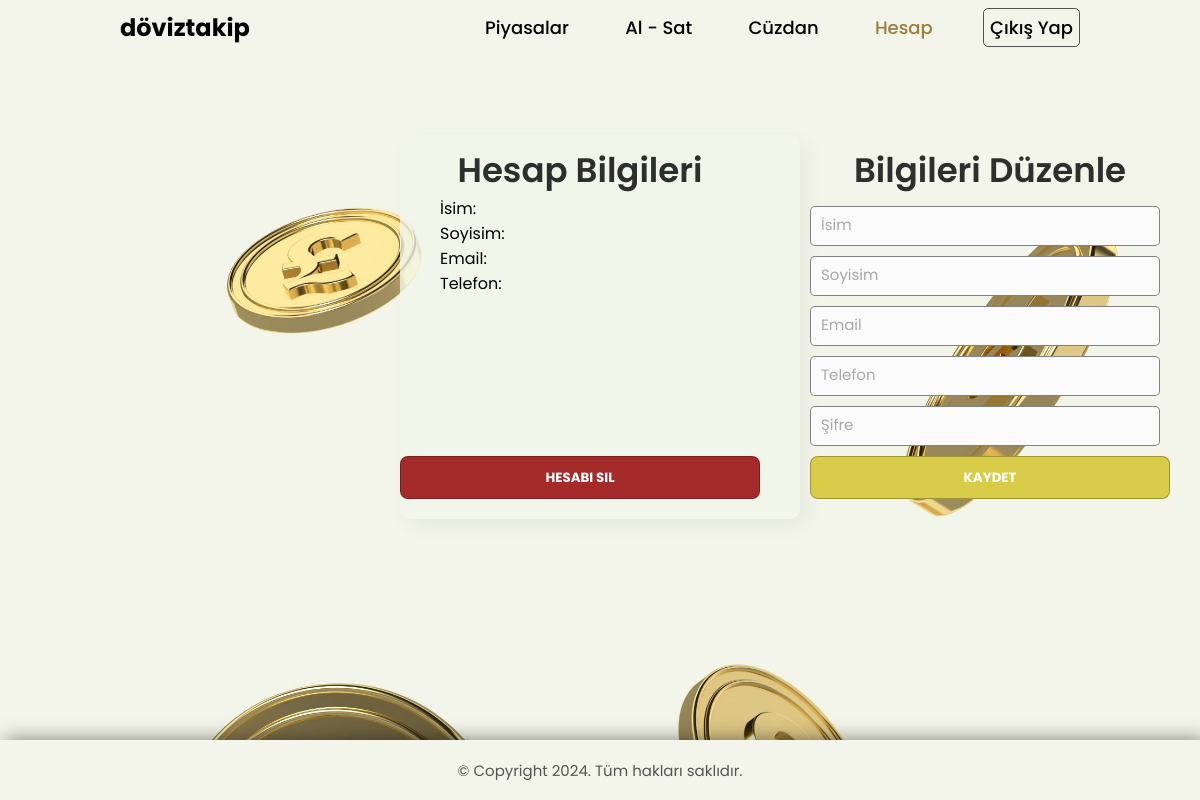
The page /hesap.php on the database as committed earlier.
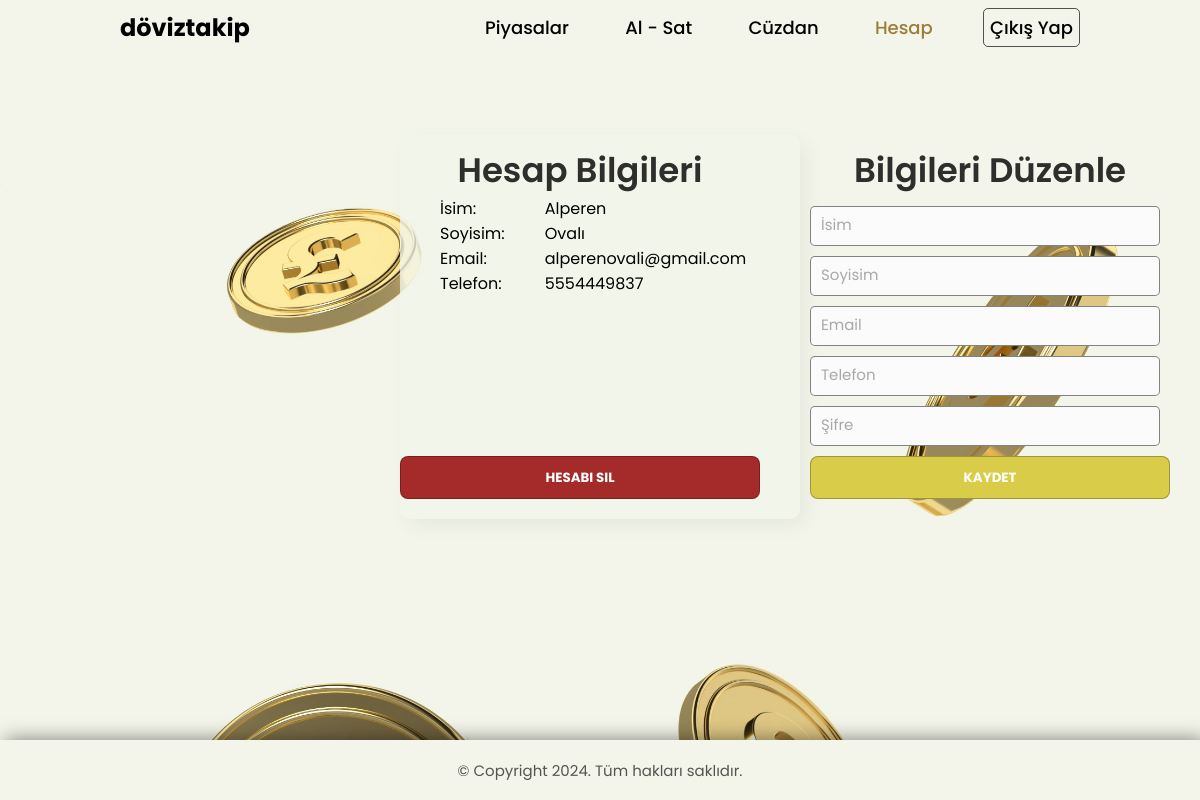
The same page on the database as committed later.
### tables this page shows
CREATE TABLE `kullanici` (
  `kullanici_id` int(11) NOT NULL,
  `kullanici_adi` varchar(50) NOT NULL,
  `kullanici_soyadi` varchar(50) NOT NULL,
  `kullanici_email` varchar(50) NOT NULL,
  `kullanici_tel` bigint(11) NOT NULL,
  `kullanici_sifre` varchar(50) NOT NULL,
  `kayit_tarihi` datetime NOT NULL DEFAULT current_timestamp(),
  `cuzdan_id_fk` int(11) DEFAULT NULL
);

### hesap.php (the view, shortened to what this page needs)
<?php
require_once "includes/dbh.inc.php";
$userId = 8;
$stmt = $pdo->prepare("SELECT kullanici_adi, kullanici_soyadi, kullanici_email, kullanici_tel FROM kullanici WHERE kullanici_id = :userId");
$stmt->bindParam(':userId', $userId, PDO::PARAM_INT);
$stmt->execute();
$user = $stmt->fetch(PDO::FETCH_ASSOC);
?>
<!DOCTYPE html>
<html lang="en">
  <head>
    <link
      rel="stylesheet"
      href="https://cdnjs.cloudflare.com/ajax/libs/font-awesome/6.5.2/css/all.min.css"
    />
    <link rel="stylesheet" href="style.css" />
  </head>
  <body>
    <header class="header">
      <a href="piyasalar-after-login.php" class="logo">döviztakip</a>
      <nav class="navbar">
        <a href="piyasalar-after-login.php">Piyasalar</a>
        <a href="alsat.php">Al - Sat</a>
        <a href="cuzdan.php">Cüzdan</a>
        <a href="hesap.php" class="active">Hesap</a>
        <a href="index.php" class="girisyap">Çıkış Yap</a>
      </nav>
    </header>
    <div>
      <div class="signup-form">
        <div class="signup">
          <h1 style="text-align: center">Hesap Bilgileri</h1>
          <div id="account-info" style="padding-left: 40px">
            <div>
              <span>İsim:</span><br />
              <span>Soyisim:</span><br />
              <span>Email:</span><br />
              <span>Telefon:</span>
            </div>
            <div style="padding-left: 40px">
              <span><?php echo $user['kullanici_adi'];?></span><br />
              <span><?php echo $user['kullanici_soyadi'];?></span><br />
              <span><?php echo $user['kullanici_email'];?></span><br />
              <span><?php echo $user['kullanici_tel'];?></span>
            </div>
          </div>
          <br /><br /><br /><br /><br /><br />
          <form action="includes/userdelete.inc.php" method="post">
            <button
              type="submit"
              name="send_registration"
              id="registration"
              style="background-color: rgb(165, 42, 42)"
            >
              <p>Hesabı Sil</p>
            </button>
          </form>
        </div>
        <div class="signup" style="padding-left: 50px">
          <h1 style="text-align: center">Bilgileri Düzenle</h1>
          <form action="includes/userupdate.inc.php" method="post">
            <p>
              <input
                type="text"
                name="edit-firstname"
                id="firstname"
                required="zorunlu"
                placeholder="İsim"
              />
            </p>
            <p>
              <input
                type="text"
                name="edit-lastname"
                id="lastname"
                required="zorunlu"
                placeholder="Soyisim"
              />
            </p>
            <p>
              <input
                type="text"
                name="edit-email"
                id="email"
                required="zorunlu"
                placeholder="Email"
              />
            </p>
            <p>
              <input
                type="text"
                name="edit-phone"
                id="password"
                required="zorunlu"
                placeholder="Telefon"
              />
            </p>
            <p>
              <input
                type="password"
                name="edit-password"
                id="password"
                required="zorunlu"
                placeholder="Şifre"
              />
            </p>
            <button type="submit" name="send_save" id="save">
              <p>Kaydet</p>
            </button>
            <br />
          </form>
        </div>
      </div>
    </div>
    <footer class="footer">
      <div class="footer-content">
        <p>&copy Copyright 2024. Tüm hakları saklıdır.</p>
      </div>
    </footer>
  </body>
</html>

### style.css (style rules this page uses)
* { margin: 0; padding: 0; box-sizing: border-box; font-family: "Poppins", sans-serif; }
body { min-height: 100vh; }
body, .header { background: url("images/coins-main-bg.jpg") no-repeat; background-size: 2700px; background-position-x: -845px; background-position-y: 30px; }
.header { background-color: #f3f5ea; position: sticky; top: 100%; left: 0; width: 100%; padding: 10px 120px; display: flex; justify-content: space-between; align-items: center; position: relative; z-index: 100; }
.logo { color: black; font-size: 24px; font-weight: 700; text-decoration: none; }
.navbar a { position: relative; color: black; font-size: 18px; font-weight: 500; text-decoration: none; padding: 6px; margin-left: 40px; }
.navbar a::before { content: ""; position: absolute; top: 100%; left: 0; width: 0; height: 2px; background: black; transition: 0.5s ease; }
.navbar .girisyap { border: 1px solid rgba(0, 0, 0, 0.663); border-radius: 5px; }
.navbar .active { color: #9c7d3a; }
.navbar .active:before { background: #9c7d3a; }
.footer { position: sticky; top: 100%; display: flex; width: 100%; height: 60px; background: #f3f5ea; justify-content: center; align-items: center; box-shadow: 5px 0px 20px rgba(0, 0, 0, 0.5); }
.footer .footer-content { font-size: 15px; font-weight: 400; opacity: 65%; }
.signup-form { background-color: #f3f5eac9; width: 400px; height: auto; margin: 80px auto; border-radius: 10px; padding-top: 10px; padding-bottom: 20px; box-shadow: 7px 7px 20px rgba(0, 0, 0, 0.05); display: flex; justify-content: space-evenly; }
.signup-form input { background-color: #fbfbfb; width: 350px; height: 40px; border-radius: 5px; border-style: solid; border-width: 1px; border-color: #0000007b; margin-top: 10px; padding-left: 10px; }
.signup-form button { width: 360px; height: 43px; border-radius: 8px; border-style: solid; border-width: 1px; border-color: #00000043; text-transform: uppercase; background-color: #d8cc48; color: white; margin-top: 10px; cursor: pointer; font-weight: bold; }
.signup-form h1 { font-size: 34px; font-weight: 600; color: #000000cf; }
form :where(input, select, button) { width: 100%; outline: none; border-radius: 5px; border: none; }
#account-info { display: flex; }

Rows that differ between the two databases and show on the page:
added kullanici: kullanici_adi "Alperen", kullanici_soyadi "Ovalı", kullanici_email "alperenovali@gmail.com", kullanici_tel "5554449837"
